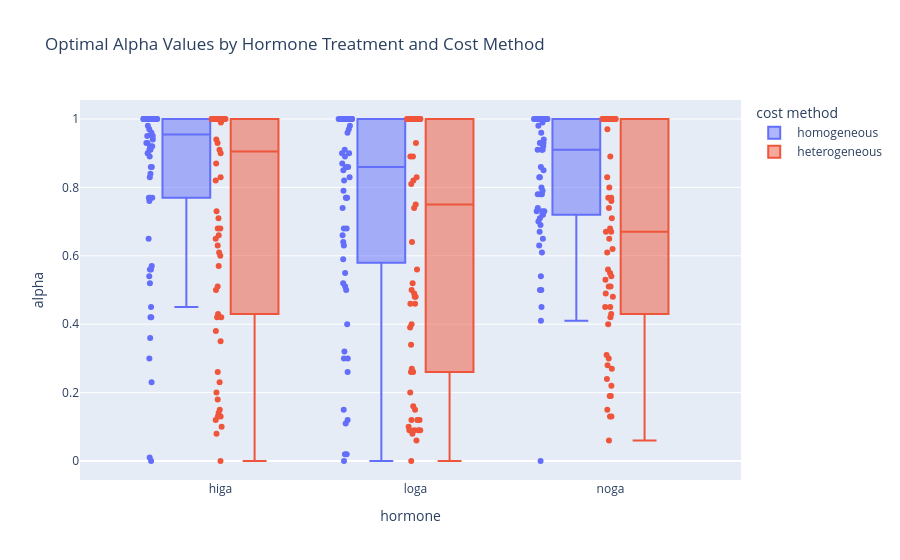

This figure's notebook cell:
### Markdown cell above
GA

### Code cell
combined_df_ga = combined_df[combined_df["hormone"].isin(['higa', 'loga', 'noga'])]
fig = px.box(combined_df_ga, x='hormone', y='alpha', color='cost method', points='all',
             title='Optimal Alpha Values by Hormone Treatment and Cost Method',
             category_orders={'hormone': ['higa', 'loga', 'noga']}
             )

fig.show()

### Figure 1 — Plotly figure (JSON) as saved in the notebook; plotly's stock layout.template omitted (floating-point values rounded to 4 significant figures; data arrays with more than 128 entries replaced by an {"elided": "..."} marker saying what was removed)
{"data": [{"alignmentgroup": "True", "boxpoints": "all", "hovertemplate": "cost method= homogeneous<br>hormone=%{x}<br>alpha=%{y}<extra></extra>", "legendgroup": " homogeneous", "marker": {"color": "#636efa"}, "name": " homogeneous", "notched": false, "offsetgroup": " homogeneous", "orientation": "v", "showlegend": true, "type": "box", "x": {"elided": "185 str values"}, "x0": " ", "xaxis": "x", "y": {"elided": "185 float values"}, "y0": " ", "yaxis": "y"}, {"alignmentgroup": "True", "boxpoints": "all", "hovertemplate": "cost method= heterogeneous<br>hormone=%{x}<br>alpha=%{y}<extra></extra>", "legendgroup": " heterogeneous", "marker": {"color": "#EF553B"}, "name": " heterogeneous", "notched": false, "offsetgroup": " heterogeneous", "orientation": "v", "showlegend": true, "type": "box", "x": {"elided": "185 str values"}, "x0": " ", "xaxis": "x", "y": {"elided": "185 float values"}, "y0": " ", "yaxis": "y"}], "layout": {"boxmode": "group", "legend": {"title": {"text": "cost method"}, "tracegroupgap": 0}, "title": {"text": "Optimal Alpha Values by Hormone Treatment and Cost Method"}, "xaxis": {"anchor": "y", "categoryarray": ["higa", "loga", "noga"], "categoryorder": "array", "domain": [0, 1], "title": {"text": "hormone"}}, "yaxis": {"anchor": "x", "domain": [0, 1], "title": {"text": "alpha"}}}}
